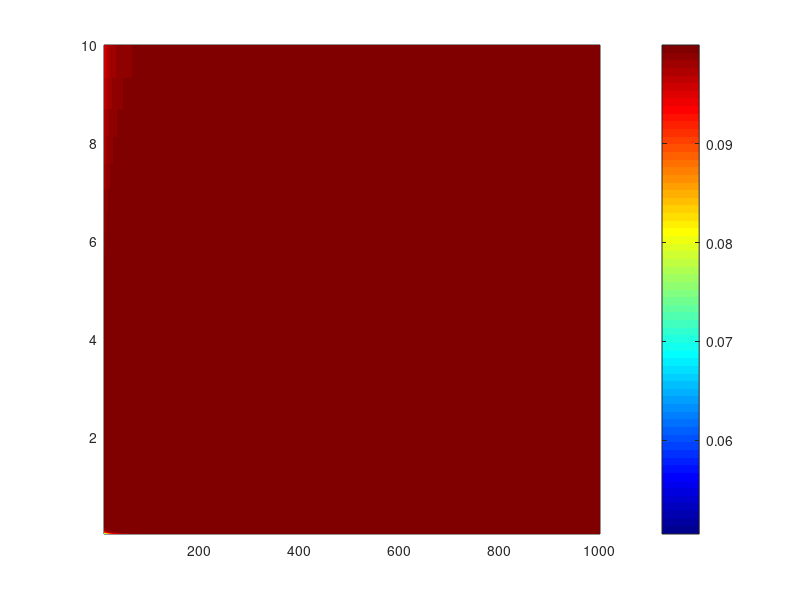

Write the MATLAB code that produced this figure. (Note: this script raises an error after producing the figure.)
%% flux vs ratio and beta (vary kpp)
nvals = 1e2;
rvals = logspace(1,3,nvals+1);
% pvals = linspace(1/(nvals+1),0.99,nvals+1);

kdmax = 10;
KM = 1e-2;
xint = linspace(0,1,5000); dx = xint(2)-xint(1);

% beta
betavals = logspace(-2,1,nvals);

degflux = zeros(nvals+1,nvals);

% domain length in microns
L = 100;
% scaled domain length
Lhat = 1;
% time unit
tau = L/0.75;
% phago velocity
vp = 1;	% 0.75 um/s
% lyso velocity
vy = 2.67;	% 2um/s
% phago radius
rp = 0.4/L; % 400nm
% lyso radius
ry = 0.1/L; % 100nm
% encounter time
T = 2*(rp+ry)/(vp+vy);
% encounter length
ell = 2*(rp+ry);
% acidification
c0 = 1;
% fusion rates
kfvals = 1e4;
% phago production rate
kppvals = betavals*vp*vy./kfvals./ell;
% number of fusion events:
Nfunc_th = @(beta,kpy,kpp,x) kpy./kpp.*(exp(-beta*x) - exp(-beta*Lhat));
% acidification with increasing volume
afunc_th = @(beta,kpy,kpp,x) c0*Nfunc_th(beta,kpy,kpp,x)./(Nfunc_th(beta,kpy,kpp,x) + rp^3/ry^3);

for nc = 1:nvals
	
	disp(nc)
	
	
	curbetaval = betavals(nc);
	curkppval = kppvals(nc);
	
	for pc = 1:(nvals+1)
		% lyso production rate
		kpyval = rvals(pc)*curkppval;
		A = afunc_th(curbetaval,kpyval,curkppval,xint);
		P = kdmax*A./(A+KM)/vp;
		H = (cumsum(P) - 0.5*P(1)-0.5*P)*dx;
		% this is int_0^x - int_0^1 = - int_x^1
		Hx1 = H - H(end);
		G = 1 - exp(Hx1);
		
		degflux(pc,nc) = G(1)*vp;
	end
	
end
% %% get surface plot for r and beta
pcolor(rvals,betavals,degflux'./kdmax)
% pcolor(rvals,betavals,degflux'.*KM./kdmax)
shading flat
colormap jet;
cb = colorbar;
cb.TickLabelInterpreter = 'latex';
cb.Label.Interpreter = 'latex';
% cb.Label.String = 'normalized autophagic flux $J_d/k_\mathrm{max}$';
cb.Label.Rotation = 270;
cb.Label.Units = 'normalized';
cb.Label.Position = [6,0.5,0];
set(gca,'XScale','log','YScale','log')
% caxis([0,0.5])
% set(gca,'YScale','log')
plot_cleanup
xlabel('production rate ratio ($r\equiv k_{p,y}/k_{p,p}$)')
ylabel('$\beta\equiv k_{p,p}k_f\ell/v_pv_y$')
title(sprintf('$k_\\mathrm{max} = %0.4g,~K_M = %0.4g$',kdmax,KM))
